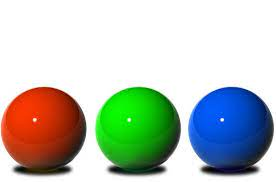
#> input picture segmentation/balls.jpeg, 276 x 182 px
$ python model.py
#> lines starting #> are read from the running program, lines starting #| are printed output that depends on the picture
from skimage.color import rgb2gray
import numpy as np
import cv2
import matplotlib.pyplot as plt

# Load the image
image = plt.imread('balls.jpeg')
#> image is the input picture: shape (182, 276, 3); mean R, G, B 186.5, 196.1, 185.8
print(image.shape)
#| (182, 276, 3)

# Convert the image to grayscale
gray = rgb2gray(image)
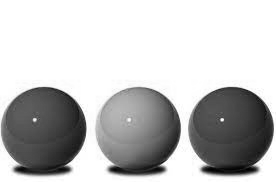
#> gray: shape (182, 276) float64; min 0.00196, max 1, mean 0.758

# Scale the grayscale image to the range 0-255 (uint8)
gray_scaled = (gray * 255).astype(np.uint8)

# Display the grayscale image
plt.imshow(gray_scaled, cmap='gray')
plt.axis('off')  # Turn off axis labels
plt.show()

# Threshold segmentation with multiple thresholds
gray_r = gray.reshape(gray.shape[0]*gray.shape[1])

# Define threshold values
thresholds = [0, 0.25, 0.5, gray.mean()]
#> thresholds = [0, 0.25, 0.5, 0.758]

# Create instance image based on thresholds
instance_image = np.zeros_like(gray_r, dtype=np.uint8)

for i in range(len(thresholds)):
    instance_image[gray_r > thresholds[i]] = i + 1
#> this loop made 4 passes

# Reshape instance image to original shape
instance_image = instance_image.reshape(gray.shape[0], gray.shape[1])
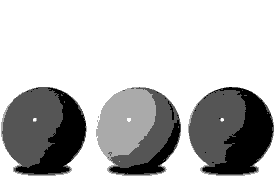
#> instance_image: shape (182, 276); min 1, max 4, mean 3.24; drawn with min black and max white

# Display the instance image with colormap
plt.imshow(instance_image, cmap='jet')
plt.colorbar()  # Add colorbar to show threshold levels
plt.axis('off')  # Turn off axis labels
plt.show()
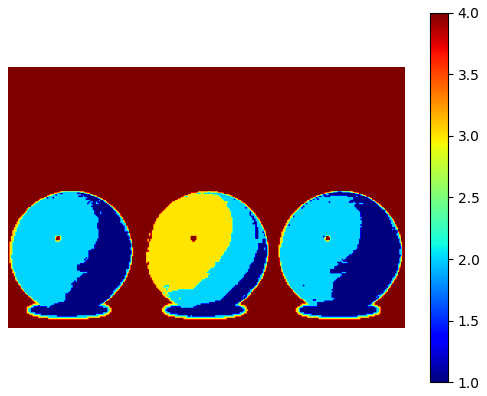
#> figure drawn by matplotlib, 2 panels
